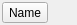
<?xml version="1.0" encoding="UTF-8"?>
<ui version="4.0">
 <class>CauseEffectLabelWidget</class>
 <widget class="QWidget" name="CauseEffectLabelWidget">
  <property name="geometry">
   <rect>
    <x>0</x>
    <y>0</y>
    <width>77</width>
    <height>25</height>
   </rect>
  </property>
  <property name="windowTitle">
   <string>Form</string>
  </property>
  <layout class="QVBoxLayout" name="verticalLayout">
   <property name="margin">
    <number>2</number>
   </property>
   <item>
    <layout class="QHBoxLayout" name="horizontalLayout">
     <item>
      <widget class="QToolButton" name="tb_Name">
       <property name="text">
        <string>Name</string>
       </property>
       <property name="checkable">
        <bool>true</bool>
       </property>
       <property name="checked">
        <bool>false</bool>
       </property>
       <property name="popupMode">
        <enum>QToolButton::DelayedPopup</enum>
       </property>
       <property name="autoRaise">
        <bool>false</bool>
       </property>
       <property name="arrowType">
        <enum>Qt::NoArrow</enum>
       </property>
      </widget>
     </item>
     <item>
      <spacer name="horizontalSpacer">
       <property name="orientation">
        <enum>Qt::Horizontal</enum>
       </property>
       <property name="sizeHint" stdset="0">
        <size>
         <width>40</width>
         <height>15</height>
        </size>
       </property>
      </spacer>
     </item>
    </layout>
   </item>
  </layout>
 </widget>
 <resources/>
 <connections/>
</ui>
